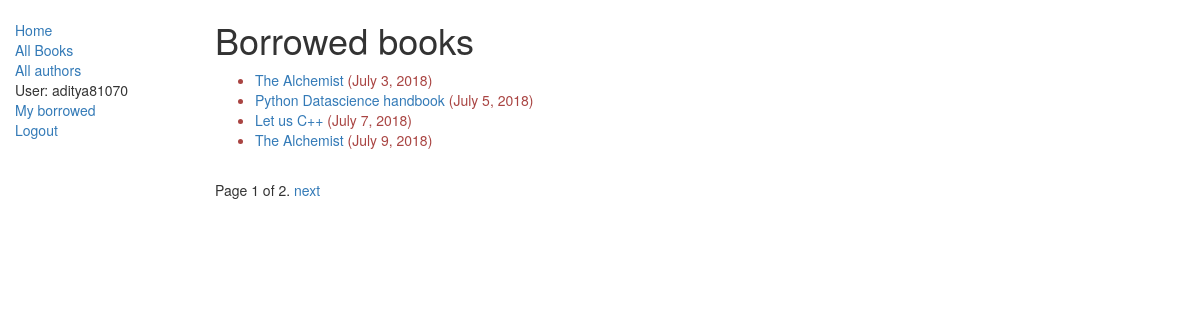
/catalog/mybooks/ (signed in), run on the app's committed database.
### catalog/models.py (models this page shows, shortened)
class BookInstance(models.Model):
    id=models.UUIDField(primary_key=True, default=uuid.uuid4, help_text="Unique ID for this particular book across whole library")
    book= models.ForeignKey('Book', on_delete=models.CASCADE, null=True)
    imprint= models.CharField(max_length=200)
    due_back=models.DateField(null=True, blank=True)
    LOAN_STATUS=(
        ('m','Maintenance'),
        ('o','On loan'),
        ('a', 'Available'),
        ('r', 'Reserved')
    )
    status=models.CharField(max_length=1, choices=LOAN_STATUS, blank=True, default='m', help_text='Book availability')
    borrower=models.ForeignKey(User, on_delete=models.SET_NULL, null=True, blank=True)
    class Meta:
        ordering=['due_back']
        permissions=(("can_mark_returned","Set book as returned"),)
    @property
    def is_overdue(self):
        if self.due_back and date.today()> self.due_back:
            return True
        return False

class Book(models.Model):
    title=models.CharField(max_length=200)
    author= models.ForeignKey('Author', on_delete=models.SET_NULL, null=True)
    summary= models.TextField(max_length=1000, help_text="Enter a brief summary of book")
    isbn= models.CharField('ISBN', max_length=13, help_text='13, Character <a href="https://www.isbn-international.org/content/what-isbn">ISBN number</a>')
    genre= models.ManyToManyField(Genre, help_text='Select a genre for this book')
    def display_genre(self):
        """
        create a string for the Genre. This is required to display genre to admin page
        :return:
        """
        return ', '.join([genre.name for genre in self.genre.all()[:3]])
    display_genre.short_description='Genre'

### catalog/views.py (the view)
# urls.py: path('mybooks/',views.LoanedBooksByUserListView.as_view(), name='my-borrowed'),
class LoanedBooksByUserListView(LoginRequiredMixin, generic.ListView):
    model = BookInstance
    template_name = 'catalog/bookinstance_list_borrowed_user.html'
    paginate_by = 4
    def get_queryset(self):
        return BookInstance.objects.filter(borrower=self.request.user).filter(status__exact='o').order_by('due_back')

### catalog/templates/catalog/bookinstance_list_borrowed_user.html (shortened to what this page needs)
{% extends 'base.html' %}
{% block content %}
    <h1>Borrowed books</h1>
    {% if bookinstance_list %}
    <ul>
      {% for bookinst in bookinstance_list %}
      <li class="{% if bookinst.is_overdue %}text-danger{% endif %}">
        <a href="{% url 'book-detail' bookinst.book.pk %}">{{bookinst.book.title}}</a> ({{ bookinst.due_back }})
      </li>
      {% endfor %}
    </ul>
    {% else %}
      <p>There are no books borrowed.</p>
    {% endif %}
{% endblock %}

### catalog/templates/base.html (shortened to what this page needs)
<!DOCTYPE html>
<html lang="en">
<head>
     <link rel="stylesheet" href="https://maxcdn.bootstrapcdn.com/bootstrap/3.3.7/css/bootstrap.min.css">
{% load static %}
    <link rel="stylesheet" href="{% static 'css/styles.css' %}">
</head>
<body>
    <div class="container-fluid">
        <div class="row">
            <div class="col-sm-2">
                {% block sidebar %}
                <ul class="side-nav">
                    <li><a href="{% url 'index' %}">Home</a></li>
                    <li><a href="{% url 'books' %}">All Books</a></li>
                    <li><a href="{% url 'authors' %}">All authors</a></li>
                    {% if user.is_authenticated %}
                    <li>User: {{ user.get_username }}</li>
                    <li><a href="{% url 'my-borrowed' %}">My borrowed</a></li>
                    <li><a href="{% url 'logout' %}?next={{ request.path }}">Logout</a></li>
                {% else %}
                <li><a href="{% url 'login' %}?next={{ request.path }}">Login</a></li>
                {% endif %}
                </ul>
                {% endblock %}
            </div>
        <div class="col-sm-10">
            {% block content %}
            {% endblock %}
        {% if is_paginated %}
      <div class="pagination">
          <span class="page-links">
              <span class="page-current">
                  Page {{ page_obj.number }} of {{ page_obj.paginator.num_pages }}.
              </span>
              {% if page_obj.has_next %}
                  <a href="{{ request.path }}?page={{ page_obj.next_page_number }}">next</a>
              {% endif %}
          </span>
      </div>
  {% endif %}
        </div>
        </div>
    </div>
</body>
</html>

### catalog/static/css/styles.css (style rules this page uses)
.side-nav { margin-top: 20px; padding: 0; list-style: none; }

### data on the page
BookInstance: book "The Alchemist", due_back "July 3, 2018"
BookInstance: book "Python Datascience handbook", due_back "July 5, 2018"
BookInstance: book "Let us C++", due_back "July 7, 2018"
BookInstance: book "The Alchemist", due_back "July 9, 2018"

### other printed values
{{ user.get_username }} "aditya81070"
{{ page_obj.number }} "1"
{{ page_obj.paginator.num_pages }} "2"
